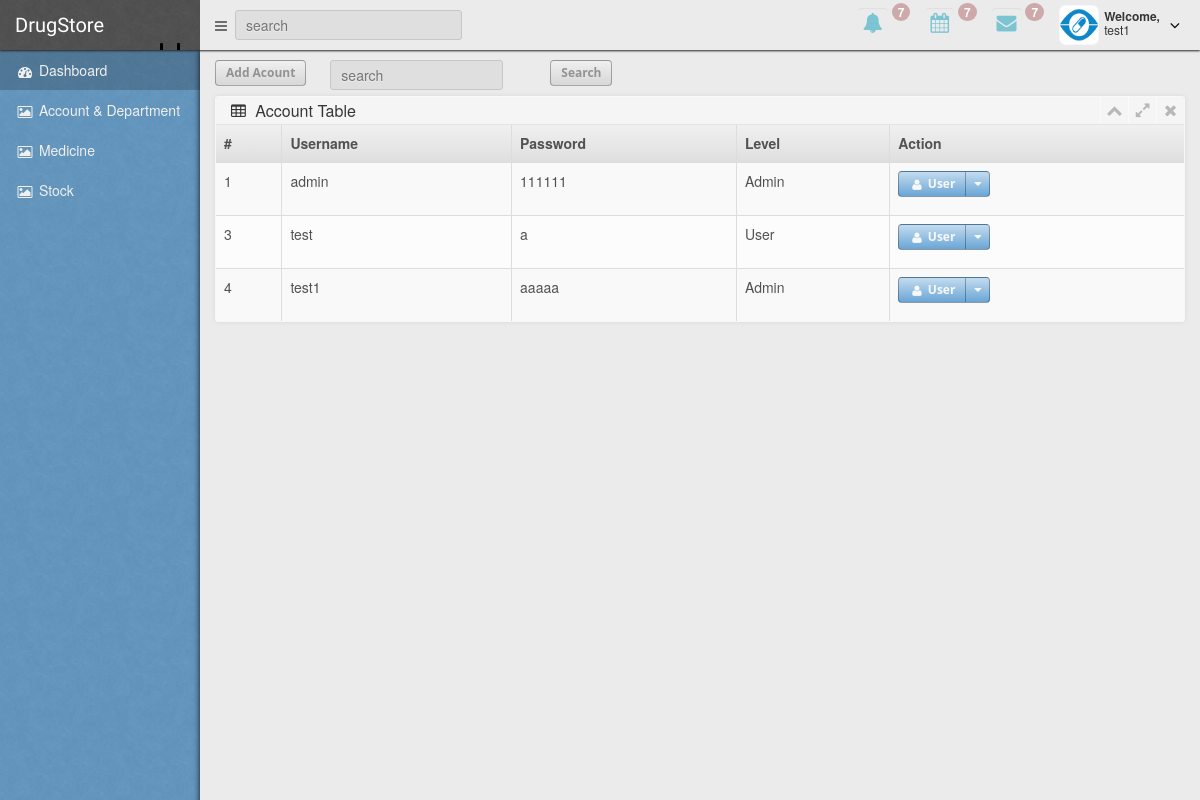
/index.php?g=account&p=index (signed in), run on the app's committed database.
### tables this page shows
CREATE TABLE IF NOT EXISTS `account` (
`id` int(11) NOT NULL,
  `username` varchar(255) NOT NULL,
  `password` varchar(255) NOT NULL,
  `levels` int(11) NOT NULL,
  `status` int(11) NOT NULL DEFAULT '1'
);

### controller/account.php (called while the page is built, shortened)
<?php
class AccountModel extends Manager {
    public static function getAccount () {
        $cn = self::getCn();
        $sql = "SELECT * FROM account";
        return $cn->query($sql);
    }
}
?>

### view/account/index.php (the view, shortened to what this page needs)
<?php
require_once 'controller/account.php';
?>
<div class="row">
    <div class="col-xs-12 col-sm-6">
        <button type="button" class="btn btn-default" onclick="window.location.href='index.php?g=account&p=add'">Add Acount</button>
        <div id="search" style="display: inline-block;">
            <input type="text" placeholder="search">
        </div>
        <button type="button" class="btn btn-default"  >Search</button>
    </div>
</div>
<div class="row">
    <div class="col-xs-12">
        <div class="box">
            <div class="box-header">
                <div class="box-name">
                    <i class="fa fa-table"></i>
                    <span>Account Table</span>
                </div>
                <div class="box-icons">
                    <a class="collapse-link">
                        <i class="fa fa-chevron-up"></i>
                    </a>
                    <a class="expand-link">
                        <i class="fa fa-expand"></i>
                    </a>
                    <a class="close-link">
                        <i class="fa fa-times"></i>
                    </a>
                </div>
            </div>
            <div class="box-content no-padding">
                <table class="table table-striped table-bordered table-hover table-heading no-border-bottom">
                    <thead>
                    <tr>
                        <th>#</th>
                        <th>Username</th>
                        <th>Password</th>
                        <th>Level</th>
                        <th>Action</th>
                    </tr>
                    </thead>
                    <tbody>
                    <?php
                    foreach (AccountModel::getAccount() as $r) {
                        if ($r['levels'] == 1 ) {
                            $l = "Admin";
                        } else {
                            $l = "User";
                        }
                        echo <<<HTML
                        <tr>
                        <td>{$r['id']}</td>
                        <td>{$r['username']}</td>
                        <td>{$r['password']}</td>
                        <td>{$l}</td>
                        <td>
                            <div class="btn-group">
                                <a class="btn btn-primary" href="#"><i class="fa fa-user fa-fw"></i> User</a>
                                <a class="btn btn-primary dropdown-toggle" data-toggle="dropdown" href="#">
                                    <span class="fa fa-caret-down"></span></a>
                                <ul class="dropdown-menu">
                                    <li><a href="index.php?g=account&p=edit&id={$r['id']}"><i class="fa fa-pencil fa-fw"></i> Edit</a></li>
                                    <li><a href="action/account/del.php?id={$r['id']}"><i class="fa fa-trash-o fa-fw"></i> Delete</a></li>
                                    <li><a href="#"><i class="fa fa-ban fa-fw"></i> Disable</a></li>
                                </ul>
                            </div>
                        </td>
                    </tr>
HTML;
                    }
?>
                    </tbody>
                </table>
            </div>
        </div>
    </div>
</div>

### index.php (shortened to what this page needs)
<!DOCTYPE html>
<html lang="en">
<head>
    <link href="plugins/bootstrap/bootstrap.css" rel="stylesheet">
    <link href="plugins/jquery-ui/jquery-ui.min.css" rel="stylesheet">
    <link href="css/font-awesome.css" rel="stylesheet">
    <link href="plugins/fancybox/jquery.fancybox.css" rel="stylesheet">
    <link href="plugins/fullcalendar/fullcalendar.css" rel="stylesheet">
    <link href="plugins/xcharts/xcharts.min.css" rel="stylesheet">
    <link href="plugins/select2/select2.css" rel="stylesheet">
    <link href="css/style.css" rel="stylesheet">
</head>
<body>
<header class="navbar">
    <div class="container-fluid expanded-panel">
        <div class="row">
            <div id="logo" class="col-xs-12 col-sm-2">
                <a href="index.php">DrugStore</a>
            </div>
            <div id="top-panel" class="col-xs-12 col-sm-10">
                <div class="row">
                    <div class="col-xs-8 col-sm-4">
                        <a href="#" class="show-sidebar">
                            <i class="fa fa-bars"></i>
                        </a>
                        <div id="search">
                            <input type="text" placeholder="search"/>
                        </div>
                    </div>
                    <div class="col-xs-4 col-sm-8 top-panel-right">
                        <ul class="nav navbar-nav pull-right panel-menu">
                            <li class="hidden-xs">
                                <a href="index.html" class="modal-link">
                                    <i class="fa fa-bell"></i>
                                    <span class="badge">7</span>
                                </a>
                            </li>
                            <li class="hidden-xs">
                                <a class="ajax-link" href="ajax/calendar.html">
                                    <i class="fa fa-calendar"></i>
                                    <span class="badge">7</span>
                                </a>
                            </li>
                            <li class="hidden-xs">
                                <a href="ajax/page_messages.html" class="ajax-link">
                                    <i class="fa fa-envelope"></i>
                                    <span class="badge">7</span>
                                </a>
                            </li>
                            <li class="dropdown">
                                <a href="#" class="dropdown-toggle account" data-toggle="dropdown">
                                    <div class="avatar">
                                        <img src="img/drugwatch-logo-2.jpg" class="img-rounded" alt="avatar" />
                                    </div>
                                    <i class="fa fa-angle-down pull-right"></i>
                                    <div class="user-mini pull-right">
                                        <span class="welcome">Welcome,</span>
                                        <span><?php echo $_SESSION['user'];?></span>
                                    </div>
                                </a>
                            </li>
                        </ul>
                    </div>
                </div>
            </div>
        </div>
    </div>
</header>
<div id="main" class="container-fluid">
    <div class="row">
        <div id="sidebar-left" class="col-xs-2 col-sm-2">
            <ul class="nav main-menu">
                <li>
                    <a href="index.php" class="active">
                        <i class="fa fa-dashboard"></i>
                        <span class="hidden-xs">Dashboard</span>
                    </a>
                </li>
                <li class="dropdown">
                    <a href="#" class="dropdown-toggle">
                        <i class="fa fa-picture-o"></i>
                        <span class="hidden-xs">Account & Department</span>
                    </a>
                </li>
                <li class="dropdown">
                    <a href="#" class="dropdown-toggle">
                        <i class="fa fa-picture-o"></i>
                        <span class="hidden-xs">Medicine</span>
                    </a>
                </li>
                <li class="dropdown">
                    <a href="#" class="dropdown-toggle">
                        <i class="fa fa-picture-o"></i>
                        <span class="hidden-xs">Stock</span>
                    </a>
                </li>
            </ul>
        </div>
        <div id="content" class="col-xs-12 col-sm-10">
            <div id="main-content">
                <?php
                    if (empty($_GET['g']) || empty($_GET['p']) ) {
                        include("view/dashboard/index.php");
                    } else {
                        include("view/".$_GET['g']."/".$_GET["p"].".php");
                    }
                ?>
            </div>
        </div>
    </div>
</div>
</body>
</html>

### data on the page
account: id "1", username "admin", password "111111", levels "Admin"
account: id "3", username "test", password "a", levels "User"
account: id "4", username "test1", password "aaaaa", levels "Admin"

### other printed values
$_SESSION['user'] "test1"
